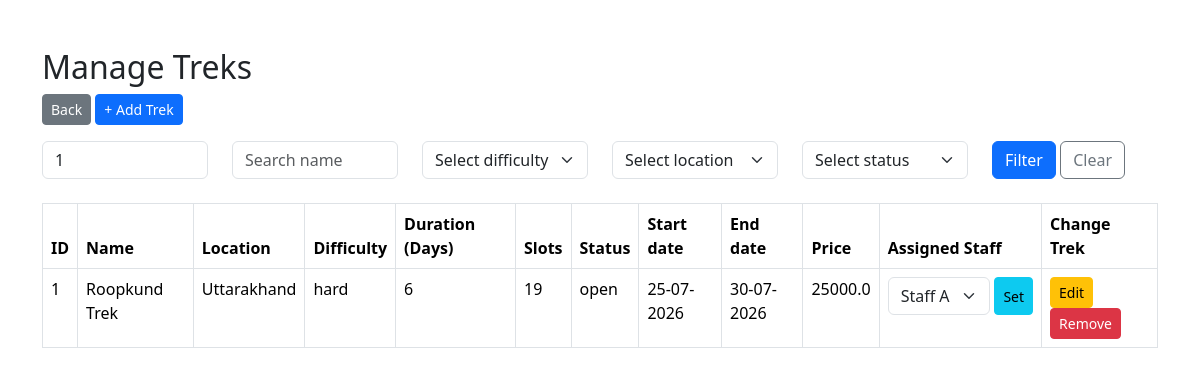
Screenshot of /admin/treks?trek_id=1 (signed in) with the database file from the repository.
### models/trek.py (models this page shows, shortened)
class Trek(db.Model):
    __tablename__ = "treks"
    trek_id = db.Column(db.Integer, primary_key=True, autoincrement=True)
    trek_name = db.Column(db.String(100), nullable=False)
    location = db.Column(db.String(100), nullable=False)
    difficulty = db.Column(db.String(20), nullable=False) # easy, moderate, hard
    duration = db.Column(db.Integer, nullable=False)
    available_slots = db.Column(db.Integer, nullable=False)
    assigned_staff_id = db.Column(db.Integer, db.ForeignKey('staff.staff_id'), nullable=True)
    status = db.Column(db.String(20), nullable=False) # pending, approved, open, closed, completed
    start_date = db.Column(db.DateTime, nullable=False)
    end_date = db.Column(db.DateTime, nullable=False)
    price = db.Column(db.Float, nullable=False)
    bookings = db.relationship('Booking', backref = 'trek', lazy = True)

### models/staff.py (models this page shows, shortened)
class Staff(db.Model, UserMixin):
    __tablename__ = "staff"
    staff_id = db.Column(db.Integer, primary_key=True, autoincrement=True)
    name = db.Column(db.String(100), nullable=False)
    phone_number = db.Column(db.String(15), nullable=False)
    status = db.Column(db.String(20), nullable=False, default='active') # 'active' or 'inactive'
    number_of_treks_completed = db.Column(db.Integer, nullable=False, default=0)
    email = db.Column(db.String(100), unique=True, nullable=False)
    password = db.Column(db.String(255), nullable=False)
    is_approved = db.Column(db.Boolean, nullable=False, default=False)
    role = "staff"
    treks = db.relationship('Trek', backref='staff', lazy=True)

### routes/admin.py (the view)
@admin_routes.route('/admin/treks')
@login_required
def manage_treks():
    if current_user.role != "admin":
        return "Access Denied", 403
    trek_id = (request.args.get('trek_id') or '').strip()
    name = (request.args.get('name') or '').strip()
    difficulty = (request.args.get('difficulty') or '').strip()
    location = (request.args.get('location') or '').strip()
    status = (request.args.get('status') or '').strip()
    filters = []
    if trek_id.isdigit():
        filters.append(Trek.trek_id == int(trek_id))
    if name:
        filters.append(Trek.trek_name.ilike(f"%{name}%"))
    if difficulty:
        filters.append(Trek.difficulty == difficulty)
    if location:
        filters.append(Trek.location == location)
    if status:
        filters.append(Trek.status == status)
    treks = Trek.query.filter(*filters).all()
    locations = [row[0] for row in db.session.query(Trek.location).distinct().all()]
    assignable_staff = Staff.query.filter_by(is_approved=True, status='active').all()
    return render_template('admin_treks.html', treks=treks, locations=locations,
                           u_trek_id=trek_id, u_name=name, u_difficulty=difficulty,
                           u_location=location, u_status=status, assignable_staff=assignable_staff)

### app.py (called while the page is built)
@login_manager.user_loader
def load_user(user_id):
    role, id = user_id.split(':')
    id = int(id)
    if role == 'admin':
        return Admin.query.get(id)
    elif role == 'staff':
        return Staff.query.get(id)
    elif role == 'user':
        return User.query.get(id)
    else:
        return None

### templates/admin_treks.html (shortened to what this page needs)
<!DOCTYPE html>
<html lang="en">
<head>
    <link href="https://cdn.jsdelivr.net/npm/bootstrap@5.3.2/dist/css/bootstrap.min.css" rel="stylesheet">
</head>
<body>
    <div class="container mt-5">
        <h2>Manage Treks</h2>
        <a href="{{ url_for('admin.admin_dashboard') }}" class="btn btn-secondary btn-sm mb-3">Back</a>
        <a href="{{ url_for('admin.add_trek') }}" class="btn btn-primary btn-sm mb-3">+ Add Trek</a>
        <form method="GET" action="{{ url_for('admin.manage_treks') }}" class="row g-4 mb-4">
            <div class="col-md-2">
                <input type="text" name="trek_id" class="form-control" placeholder="Search ID" value="{{ u_trek_id }}">
            </div>
            <div class="col-md-2">
                <input type="text" name="name" class="form-control" placeholder="Search name" value="{{ u_name }}">
            </div>
            <div class="col-md-2">
                <select name="difficulty" class="form-select">
                    <option value="">Select difficulty</option>
                </select>
            </div>
            <div class="col-md-2">
                <select name="location" class="form-select">
                    <option value="">Select location</option>
                </select>
            </div>
            <div class="col-md-2">
                <select name="status" class="form-select">
                    <option value="">Select status</option>
                </select>
            </div>
            <div class="col-md-2">
                <button type="submit" class="btn btn-primary">Filter</button>
                <a href="{{ url_for('admin.manage_treks') }}" class="btn btn-outline-secondary">Clear</a>
            </div>
        </form>
        <table class="table table-bordered">
            <thead>
                <tr>
                    <th>ID</th>
                    <th>Name</th>
                    <th>Location</th>
                    <th>Difficulty</th>
                    <th>Duration (Days)</th>
                    <th>Slots</th>
                    <th>Status</th>
                    <th>Start date</th>
                    <th>End date</th>
                    <th>Price</th>
                    <th>Assigned Staff</th>
                    <th>Change Trek</th>
                </tr>
            </thead>
            <tbody>
                {% for trek in treks %}
                <tr>
                    <td>{{ trek.trek_id }}</td>
                    <td>{{ trek.trek_name }}</td>
                    <td>{{ trek.location }}</td>
                    <td>{{ trek.difficulty }}</td>
                    <td>{{ trek.duration }}</td>
                    <td>{{ trek.available_slots }}</td>
                    <td>{{ trek.status }}</td>
                    <td>{{ trek.start_date.strftime('%d-%m-%Y') }}</td>
                    <td>{{ trek.end_date.strftime('%d-%m-%Y') }}</td>
                    <td>{{ trek.price }}</td>
                    <td>
                        <form method="POST" action="{{url_for('admin.assign_staff', trek_id=trek.trek_id)}}" class="d-flex gap-1">
                            <select name="staff_id" class="form-select form-select sm">
                                {% for staff in assignable_staff %}
                                <option value="{{staff.staff_id}}" {% if trek.assigned_staff_id == staff.staff_id %}selected{% endif %}>{{staff.name}}</option>
                                {% endfor %}
                            </select>
                            <button type="submit" class="btn btn-info btn-sm">Set</button>
                        </form>
                    </td>
                    <td>
                        <a href="{{ url_for('admin.edit_trek', trek_id=trek.trek_id) }}" class="btn btn-warning btn-sm">Edit</a>
                        <form method="POST" action="{{ url_for('admin.delete_trek', trek_id=trek.trek_id) }}" style="display:inline">
                            <button type="submit" class="btn btn-danger btn-sm" onclick="return confirm('Delete this trek?')">Remove</button>
                        </form>
                    </td>
                </tr>
                {% endfor %}
            </tbody>
        </table>
    </div>
</body>
</html>

### rows the page displays
Trek: trek_id "1", trek_name "Roopkund Trek", location "Uttarakhand", difficulty "hard", duration "6", available_slots "19", status "open", start_date "25-07-2026", end_date "30-07-2026", price "25000.0", staff_id "Staff A"
